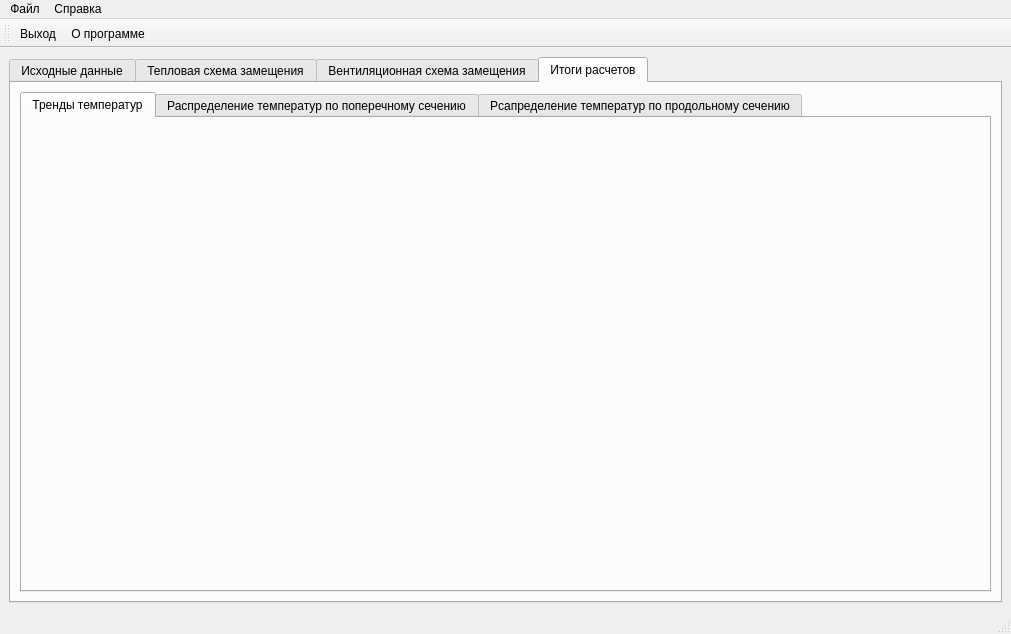
<?xml version="1.0" encoding="UTF-8"?>
<ui version="4.0">
 <class>MainWindow</class>
 <widget class="QMainWindow" name="MainWindow">
  <property name="geometry">
   <rect>
    <x>0</x>
    <y>0</y>
    <width>1011</width>
    <height>634</height>
   </rect>
  </property>
  <property name="windowTitle">
   <string>MainWindow</string>
  </property>
  <widget class="QWidget" name="centralwidget">
   <layout class="QGridLayout" name="gridLayout">
    <item row="0" column="0">
     <widget class="QTabWidget" name="tabWidget">
      <property name="currentIndex">
       <number>3</number>
      </property>
      <widget class="QWidget" name="tab_2">
       <attribute name="title">
        <string>Исходные данные</string>
       </attribute>
       <layout class="QGridLayout" name="gridLayout_3">
        <item row="0" column="0">
         <widget class="vvoddannie" name="widget_2" native="true"/>
        </item>
       </layout>
      </widget>
      <widget class="QWidget" name="tab">
       <attribute name="title">
        <string>Тепловая схема замещения</string>
       </attribute>
       <layout class="QGridLayout" name="gridLayout_2">
        <item row="0" column="0">
         <widget class="teplschem" name="widget" native="true"/>
        </item>
       </layout>
      </widget>
      <widget class="QWidget" name="tab_3">
       <attribute name="title">
        <string>Вентиляционная схема замещения</string>
       </attribute>
       <layout class="QGridLayout" name="gridLayout_5">
        <item row="0" column="0">
         <widget class="QWidget" name="widget_3" native="true"/>
        </item>
       </layout>
      </widget>
      <widget class="QWidget" name="tab_4">
       <attribute name="title">
        <string>Итоги расчетов</string>
       </attribute>
       <layout class="QGridLayout" name="gridLayout_4">
        <item row="0" column="0">
         <widget class="QTabWidget" name="tabWidget_2">
          <property name="currentIndex">
           <number>0</number>
          </property>
          <widget class="QWidget" name="tab_5">
           <attribute name="title">
            <string>Тренды температур</string>
           </attribute>
           <layout class="QGridLayout" name="gridLayout_8">
            <item row="0" column="0">
             <widget class="trend" name="widget_6" native="true"/>
            </item>
           </layout>
          </widget>
          <widget class="QWidget" name="tab_6">
           <attribute name="title">
            <string>Распределение температур по поперечному сечению</string>
           </attribute>
           <layout class="QGridLayout" name="gridLayout_6">
            <item row="0" column="0">
             <widget class="draw_poper" name="widget_4" native="true"/>
            </item>
           </layout>
          </widget>
          <widget class="QWidget" name="tab_7">
           <attribute name="title">
            <string>Рсапределение температур по продольному сечению</string>
           </attribute>
           <layout class="QGridLayout" name="gridLayout_7">
            <item row="0" column="0">
             <widget class="draw_line" name="widget_5" native="true"/>
            </item>
           </layout>
          </widget>
         </widget>
        </item>
       </layout>
      </widget>
     </widget>
    </item>
   </layout>
  </widget>
  <widget class="QMenuBar" name="menubar">
   <property name="geometry">
    <rect>
     <x>0</x>
     <y>0</y>
     <width>1011</width>
     <height>23</height>
    </rect>
   </property>
   <widget class="QMenu" name="menu">
    <property name="title">
     <string>Файл</string>
    </property>
    <addaction name="anExit"/>
   </widget>
   <widget class="QMenu" name="menu_2">
    <property name="title">
     <string>Справка</string>
    </property>
    <addaction name="anAbout"/>
   </widget>
   <addaction name="menu"/>
   <addaction name="menu_2"/>
  </widget>
  <widget class="QStatusBar" name="statusbar"/>
  <widget class="QToolBar" name="toolBar">
   <property name="windowTitle">
    <string>toolBar</string>
   </property>
   <attribute name="toolBarArea">
    <enum>TopToolBarArea</enum>
   </attribute>
   <attribute name="toolBarBreak">
    <bool>false</bool>
   </attribute>
   <addaction name="anExit"/>
   <addaction name="anAbout"/>
  </widget>
  <action name="anExit">
   <property name="text">
    <string>Выход</string>
   </property>
  </action>
  <action name="anAbout">
   <property name="text">
    <string>О программе</string>
   </property>
  </action>
 </widget>
 <customwidgets>
  <customwidget>
   <class>teplschem</class>
   <extends>QWidget</extends>
   <header>teplschem.h</header>
   <container>1</container>
  </customwidget>
  <customwidget>
   <class>vvoddannie</class>
   <extends>QWidget</extends>
   <header>vvoddannie.h</header>
   <container>1</container>
  </customwidget>
  <customwidget>
   <class>draw_poper</class>
   <extends>QWidget</extends>
   <header>draw_poper.h</header>
   <container>1</container>
  </customwidget>
  <customwidget>
   <class>draw_line</class>
   <extends>QWidget</extends>
   <header>draw_line.h</header>
   <container>1</container>
  </customwidget>
  <customwidget>
   <class>trend</class>
   <extends>QWidget</extends>
   <header location="global">trend.h</header>
   <container>1</container>
  </customwidget>
 </customwidgets>
 <resources/>
 <connections/>
</ui>
